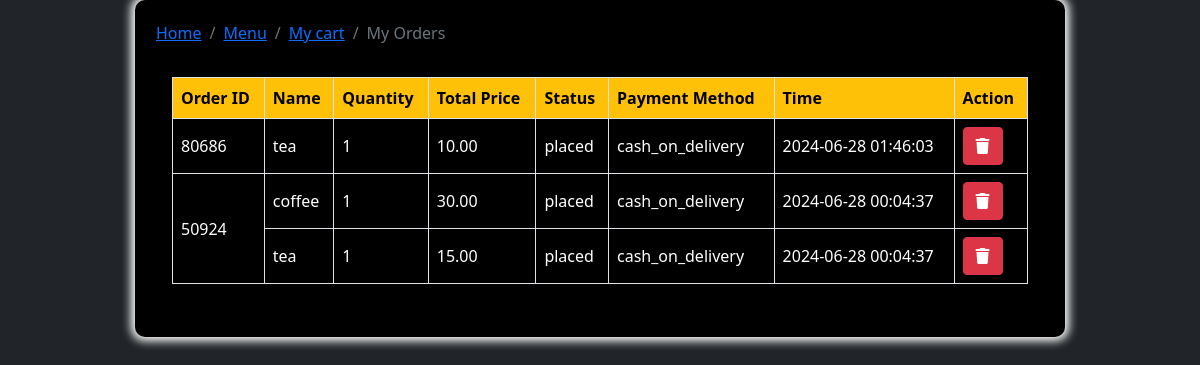
/your_orders.php (signed in), run on the app's committed database.
### tables this page shows
CREATE TABLE `users_orders` (
  `o_id` int(222) NOT NULL,
  `u_id` int(222) NOT NULL,
  `o_num` int(11) NOT NULL,
  `name` varchar(222) NOT NULL,
  `quantity` int(222) NOT NULL,
  `price` decimal(10,2) NOT NULL,
  `status` varchar(222) DEFAULT NULL,
  `date` timestamp NOT NULL DEFAULT current_timestamp() ON UPDATE current_timestamp(),
  `payment_method` varchar(200) NOT NULL
);

### your_orders.php (the view, shortened to what this page needs)
<?php
include ("connection/connect.php");
if (empty($_SESSION["user_id"])) {
    header('location:login.php');
    exit();
} else {
    $user_id = $_SESSION["user_id"];
    $user_orders_query = mysqli_query($db, "SELECT * FROM `users_orders` WHERE u_id='$user_id' ORDER BY  date DESC");
    ?>
    <!DOCTYPE html>
    <html lang="en">
    <head>
         <link rel="stylesheet" href="https://cdnjs.cloudflare.com/ajax/libs/font-awesome/6.0.0/css/all.min.css">
        <link href="https://cdn.jsdelivr.net/npm/bootstrap@5.0.2/dist/css/bootstrap.min.css" rel="stylesheet"
>
    </head>
    <body class="bg-dark">
        <main>
            <div class="container col-12  ">
                <div class="card col-12 col-md-10 m-auto ">
                    <nav aria-label="breadcrumb">
                        <ol class="breadcrumb">
                            <li class="breadcrumb-item"><a href="index.php">Home</a></li>
                            <li class="breadcrumb-item"><a href="menu.php">Menu</a></li>
                            <li class="breadcrumb-item"><a href="cart.php?u_id=<?php echo $user_id; ?>">My cart</a></li>
                            <li class="breadcrumb-item active" aria-current="page">My Orders</li>
                        </ol>
                    </nav>
                    <div class="card-body ">
                        <?php
                        if (mysqli_num_rows($user_orders_query) > 0) {
                            $orders = [];
                            while ($row = mysqli_fetch_assoc($user_orders_query)) {
                                $orders[$row['o_id']][] = $row;
                            }
                            ?>
                            <table class="table table-bordered">
                                <thead class="bg-warning ">
                                    <tr>
                                        <th>Order ID</th>
                                        <th>Name</th>
                                        <th>Quantity</th>
                                        <th>Total Price</th>
                                        <th>Status</th>
                                        <th>Payment Method</th>
                                        <th>Time</th>
                                        <th>Action</th>
                                    </tr>
                                </thead>
                                <tbody>
                                    <?php
                                    foreach ($orders as $o_id => $order_items) {
                                        $rowspan = count($order_items);
                                        $first = true;
                                        foreach ($order_items as $item) {
                                            echo "<tr>";
                                            if ($first) {
                                                echo "<td rowspan='$rowspan'>" . $item['o_id'] . "</td>";
                                                $first = false;
                                            }
                                            echo '<td>' . htmlspecialchars($item['name']) . '</td>
                                                            <td>' . htmlspecialchars($item['quantity']) . '</td>
                                                            <td>' . htmlspecialchars($item['price']) . '</td>
                                                            <td>' . htmlspecialchars($item['status']) . '</td>
                                                            <td>' . htmlspecialchars($item['payment_method']) . '</td>
                                                            <td>' . htmlspecialchars($item['date']) . '</td>
                                                            <td>
                                                                <a href="delete_order.php?order_del=' . htmlspecialchars($item['o_num']) . '" class="btn btn-danger btn-flat btn-addon btn-xs m-b-10"><i class="fa fa-trash" style="font-size:16px"></i></a>
                                                            </td></tr>';
                                        }
                                    }
                                    ?>
                                </tbody>
                            </table>
                            <?php
                        } else {
                            ?>
                            <div class="alert alert-info" role="alert">
                                <strong>No orders found!</strong> You haven't placed any orders yet.
                            </div>
                            <?php
                        }
                        ?>
                    </div>
                </div>
            </div>
        </main>
    </body>
    </html>
<?php } ?>

### your_orders.php (style rules this page uses)
* { margin: 0; padding: 0; box-sizing: border-box; }
.card { background-color: black; color: black; border-radius: 10px; padding: 20px; box-shadow: 0 0px 10px 4px white; }
.table th { color:black; }
.table td { vertical-align: middle; color: white; }

### data on the page
users_orders: o "80686", name "tea", quantity "1", price "10.00", status "placed", payment_method "cash_on_delivery", date "2024-06-28 01:46:03"
users_orders: o "50924", name "coffee", quantity "1", price "30.00", status "placed", payment_method "cash_on_delivery", date "2024-06-28 00:04:37"
users_orders: name "tea", quantity "1", price "15.00", status "placed", payment_method "cash_on_delivery", date "2024-06-28 00:04:37"
